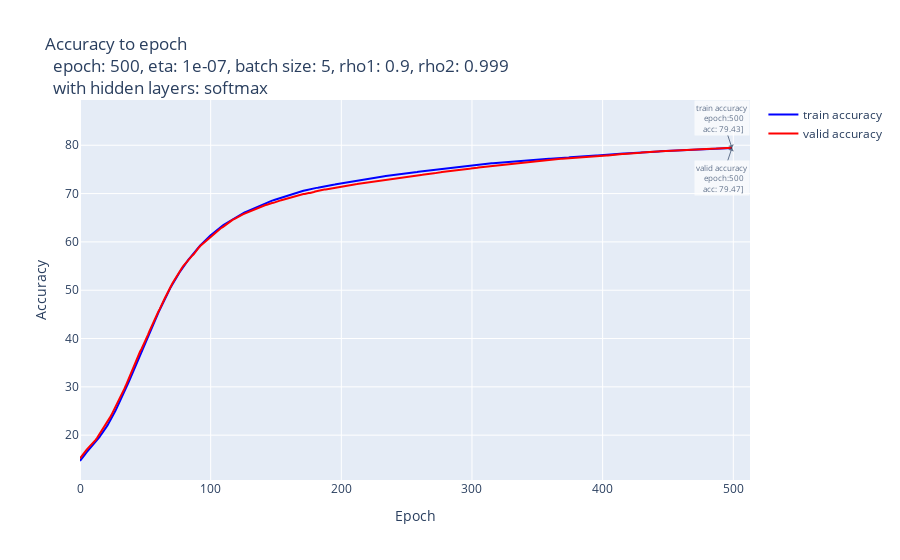

Here is the notebook cell this chart was saved with:
### Code cell
# graph of accuracys
fig = util.draw_accuracys_with_validation(
    ls_accuracy_train, ls_accuracy_valid, hidden_layers, hyperparams
)
fig.show()

### Figure 1 — Plotly figure (JSON) as saved in the notebook; plotly's stock layout.template omitted (floating-point values rounded to 4 significant figures; data arrays with more than 128 entries replaced by an {"elided": "..."} marker saying what was removed)
{"data": [{"line": {"color": "blue", "width": 2}, "mode": "lines", "name": "train accuracy", "type": "scatter", "x": {"elided": "500 int values"}, "y": {"elided": "500 float values"}}, {"line": {"color": "red", "width": 2}, "mode": "lines", "name": "valid accuracy", "type": "scatter", "x": {"elided": "500 int values"}, "y": {"elided": "500 float values"}}], "layout": {"annotations": [{"align": "center", "arrowhead": 1, "bgcolor": "#ffffff", "font": {"size": 8}, "opacity": 0.7, "showarrow": true, "text": "train accuracy<br>  epoch:500<br>  acc: 79.43]", "x": 499, "xref": "x", "y": 79.43, "yref": "y"}, {"align": "center", "arrowhead": 1, "ay": 30, "bgcolor": "#ffffff", "font": {"size": 8}, "opacity": 0.7, "showarrow": true, "text": "valid accuracy<br>  epoch:500<br>  acc: 79.47]", "x": 499, "xref": "x", "y": 79.47, "yref": "y"}], "hovermode": "x unified", "title": {"text": "Accuracy to epoch <br>  epoch: 500, eta: 1e-07, batch size: 5, rho1: 0.9, rho2: 0.999 <br>  with hidden layers: softmax"}, "xaxis": {"title": {"text": "Epoch"}}, "yaxis": {"title": {"text": "Accuracy"}}}}
